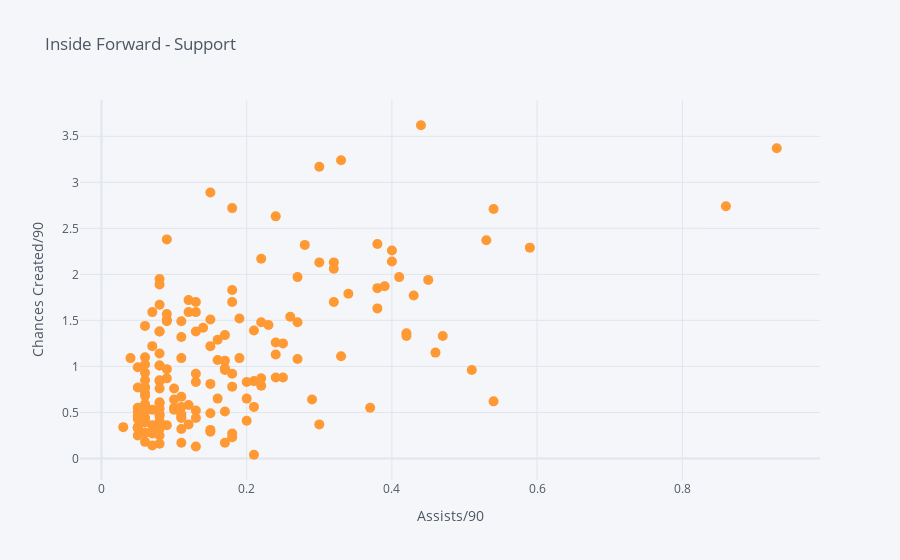

The notebook cell this image was saved under:
### Code cell
df1.iplot(kind='scatter',x='Asts/90',y='Ch C/90',
           mode='markers',text='Name',size=10,
          xTitle='Assists/90',yTitle='Chances Created/90',title='Inside Forward - Support')

### Figure 1 — Plotly figure (JSON) as saved in the notebook; plotly's stock layout.template omitted (floating-point values rounded to 4 significant figures; data arrays with more than 128 entries replaced by an {"elided": "..."} marker saying what was removed)
{"data": [{"line": {"color": "rgba(255, 153, 51, 1.0)", "dash": "solid", "shape": "linear", "width": 1.3}, "marker": {"size": 10, "symbol": "circle"}, "mode": "markers", "name": "Ch C/90", "text": {"elided": "272 str values"}, "type": "scatter", "x": {"elided": "272 str values"}, "y": {"elided": "272 str values"}}], "layout": {"legend": {"bgcolor": "#F5F6F9", "font": {"color": "#4D5663"}}, "paper_bgcolor": "#F5F6F9", "plot_bgcolor": "#F5F6F9", "title": {"font": {"color": "#4D5663"}, "text": "Inside Forward - Support"}, "xaxis": {"gridcolor": "#E1E5ED", "showgrid": true, "tickfont": {"color": "#4D5663"}, "title": {"font": {"color": "#4D5663"}, "text": "Assists/90"}, "zerolinecolor": "#E1E5ED"}, "yaxis": {"gridcolor": "#E1E5ED", "showgrid": true, "tickfont": {"color": "#4D5663"}, "title": {"font": {"color": "#4D5663"}, "text": "Chances Created/90"}, "zerolinecolor": "#E1E5ED"}}}
